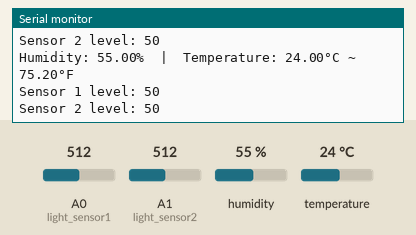
Simulated run of this sketch. Board: Arduino Uno, built with avr-gcc and run on an emulated ATmega328P. Shown: the last lines printed to the serial monitor. Inputs (shaded band) come from the test bench; at power-on: humidity 55 %, A0 (light_sensor1) = 512, A1 (light_sensor2) = 512, temperature 24 °C.

Above: at 5.8 s.
5.9 s: humidity set to 22 %
At 11.2 s:
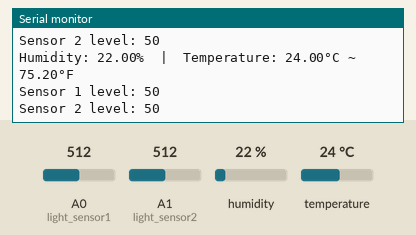
11.9 s: A0 (light_sensor1) set to 716
At 16.3 s:
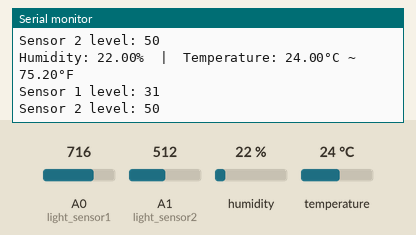
17.9 s: A1 (light_sensor2) set to 716
At 21.5 s:
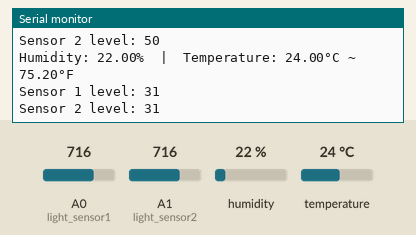
23.9 s: temperature set to 12 °C
At 26.7 s:
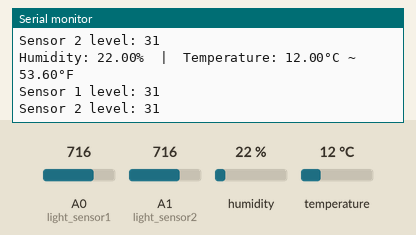
29.9 s: A0 (light_sensor1) set to 992
At 31.8 s:
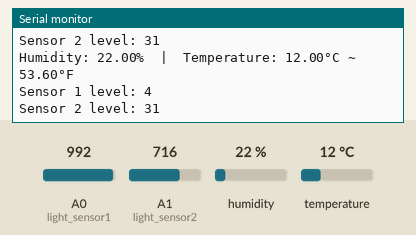
35.9 s: A1 (light_sensor2) set to 992
At 40.8 s:
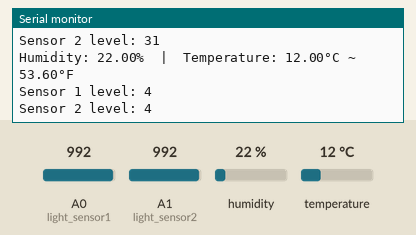
Timing chart, 0 to 42.3 s (numbered marks = the images above; inputs shaded):
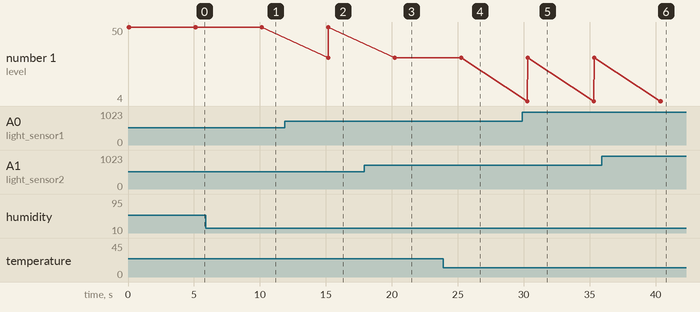

Measured:
- after the input at 5.9 s, the serial monitor: prints a new line after 4.2 s (image 1)
- after the input at 11.9 s, the serial monitor: prints a new line after 3.3 s (image 2)
- after the input at 17.9 s, the serial monitor: prints a new line after 2.3 s (image 3)
- after the input at 23.9 s, the serial monitor: prints a new line after 1.3 s (image 4)
- after the input at 29.9 s, the serial monitor: prints a new line after 0.38 s (image 5)
- after the input at 35.9 s, the serial monitor: prints a new line after 4.5 s (image 6)

The sketch:

sketch_humi_temp_light.ino
```cpp
#include "DHT.h"
#define DHTPIN 2
#define DHTTYPE DHT22

int light_sensor1 = A0;
int light_sensor2 = A1;

DHT dht(DHTPIN, DHTTYPE);

void setup() {
Serial.begin(9600); //begin Serial Communication
dht.begin();
}

void loop() {
  int raw_light1 = analogRead(light_sensor1); // read the raw value from light_sensor pin (A3)
  int raw_light2 = analogRead(light_sensor2); // read the raw value from light_sensor pin (A3)
  int light1 = map(raw_light1, 0, 1023, 100, 0); // map the value from 0, 1023 to 0, 100
  int light2 = map(raw_light2, 0, 1023, 100, 0); // map the value from 0, 1023 to 0, 100


  // read humidity
  float humi  = dht.readHumidity();
  // read temperature as Celsius
  float tempC = dht.readTemperature();
  // read temperature as Fahrenheit
  float tempF = dht.readTemperature(true);

    if (isnan(humi) || isnan(tempC) || isnan(tempF)) {
      Serial.println("Failed to read from DHT sensor!");
    } else {
    Serial.print("Humidity: ");
    Serial.print(humi);
    Serial.print("%");

    Serial.print("  |  ");

    Serial.print("Temperature: ");
    Serial.print(tempC);
    Serial.print("°C ~ ");
    Serial.print(tempF);
    Serial.println("°F");
  }

  Serial.print("Sensor 1 level: ");
  Serial.println(light1); // print the light value in Serial Monitor
  Serial.print("Sensor 2 level: ");
  Serial.println(light2); // print the light value in Serial Monitor

  delay(5000); // add a delay to only read and print every 5 second
}
```
